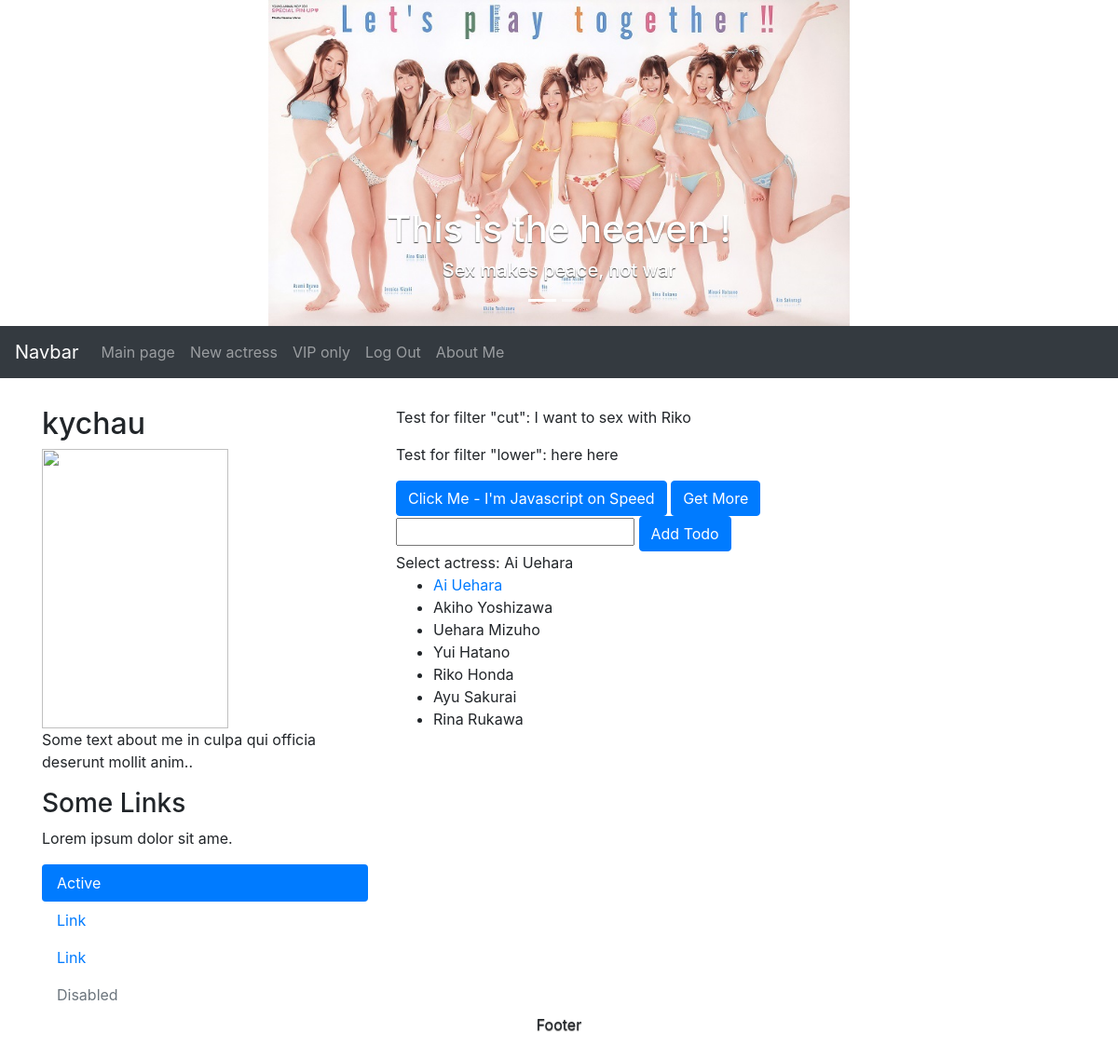
The app's page /jav/about (signed in) with its own data.
### jav/models.py (models this page shows, shortened)
class Actress(models.Model):
    name = models.CharField(max_length=128, unique=True)
    view = models.IntegerField(default=0)
    like = models.IntegerField(default=0)
    image = models.ImageField(upload_to='actress_images/', blank=True)
    slug = models.SlugField()

### jav/views.py (the view)
# urls.py: path('about', views.about, name='about'),
def about(request):
    return render(request, 'jav/about.html', {})

### jav/templatetags/jav_tags.py (called while the page is built)
@register.filter
def cut(value, arg):
    return value.replace(arg, '')

@register.filter
def lower(value):
    return value.lower()

@register.inclusion_tag('jav/all_actress_tag.html')
def show_actress(selected):
    actresses = Actress.objects.all()
    return {'actresses' : actresses, 'selected_actress': selected}

### jav/templates/jav/about.html (shortened to what this page needs)
{% extends 'base.html' %}
{% load jav_tags static %}
{% block body_block %}
<p>Test for filter "cut": {{ "I want to sex with Riko Ai"|cut:"Ai" }}</p>
<p>Test for filter "lower": {{ "HERE HERE" | lower }}</p>
<button id="about-btn" class="btn btn-primary"> Click Me - I'm Javascript on Speed</button>
<button id="get-more" class="btn btn-primary"> Get More</button>
<form method="POST" action="{% url 'add_todo' %}">
    <input id="item" type="text" />
    <button id="add-todo" class="btn btn-primary"> Add Todo</button>
</form>
{% show_actress selected="Ai Uehara" %}
{% endblock %}

### jav/templates/base.html (shortened to what this page needs)
{% load static %}
<!DOCTYPE html>
<html lang="en">
<head>
  <link rel="stylesheet" href="https://maxcdn.bootstrapcdn.com/bootstrap/4.1.0/css/bootstrap.min.css">
</head>
<body>
<div class="jumbotron text-center" style="margin-bottom:0">
    <div id="demo" class="carousel slide carousel-fade" data-ride="carousel" data-interval=1000 >
        <ul class="carousel-indicators">
            <li data-target="#demo" data-slide-to="0" class="active"></li>
            <li data-target="#demo" data-slide-to="1"></li>
        </ul>
        <div class="carousel-inner">
            <div class="carousel-item active">
                <img src="{% static '/jav/images/slide-1.jpg' %}" alt="Los Angeles">
                <div class="carousel-caption d-none d-md-block">
                    <h1> This is the heaven !</h1>
                    <h5> Sex makes peace, not war </h5>
                </div>
            </div>
        </div>
        <a class="carousel-control-prev" href="#demo" data-slide="prev">
            <span class="carousel-control-prev-icon"></span>
        </a>
        <a class="carousel-control-next" href="#demo" data-slide="next">
            <span class="carousel-control-next-icon"></span>
        </a>
    </div>
</div>
<nav class="navbar navbar-expand-sm bg-dark navbar-dark">
  <a class="navbar-brand" href="#">Navbar</a>
  <div class="collapse navbar-collapse" id="collapsibleNavbar">
    <ul class="navbar-nav">
        <li class="nav-item"><a class="nav-link" href="{% url 'index' %}"> Main page </a></li>
        {% if user.is_authenticated %}
        <li class="nav-item"><a class="nav-link" href="{% url 'add-actress' %}"> New actress </a></li>
        <li class="nav-item"><a class="nav-link" href="{% url 'restricted-site' %}"> VIP only </a></li>
        <li class="nav-item"><a class="nav-link" href="{% url 'user-logout' %}?next=/jav/"> Log Out </a></li>
        {% else %}
        <li class="nav-item"><a class="nav-link" href="{% url 'user-register' %}"> Register </a></li>
        <li class="nav-item"><a class="nav-link" href="{% url 'user-login' %}"> Log In </a></li>
        {% endif %}
        <li class="nav-item"><a class="nav-link" href="{% url 'about' %}"> About Me</a></li>
    </ul>
  </div>
</nav>
<div class="container" style="margin-top:30px">
  <div class="row">
    <div class="col-sm-4">
      {% if user.is_authenticated %}
      <h2>{{ user.username }}</h2>
      <img src="/jav{{ request.session.avatar_url }}" width="200px" height="300px" />
      {% else %}
      <h2>Guest</h2>
      <div class="fakeimg">Fake Image</div>
      {% endif %}
      <p>Some text about me in culpa qui officia deserunt mollit anim..</p>
      <h3>Some Links</h3>
      <p>Lorem ipsum dolor sit ame.</p>
      <ul class="nav nav-pills flex-column">
        <li class="nav-item">
          <a class="nav-link active" href="#">Active</a>
        </li>
        <li class="nav-item">
          <a class="nav-link" href="#">Link</a>
        </li>
        <li class="nav-item">
          <a class="nav-link" href="#">Link</a>
        </li>
        <li class="nav-item">
          <a class="nav-link disabled" href="#">Disabled</a>
        </li>
      </ul>
    </div>
    <div class="col-sm-8">
      {% block body_block %}
      {% endblock %}
    </div>
  </div>
</div>
<div class="jumbotron text-center" style="margin-bottom:0">
  <p>Footer</p>
</div>
</body>
</html>

### jav/templates/jav/all_actress_tag.html
{% if actresses %}
    <div> Select actress: {{ selected_actress }}</div>
    <ul>
    {% for actress in actresses %}
        {% if actress.name == selected_actress %}
        <li><a href="{% url 'actress-detail' actress.slug %}">{{ actress.name }}</a></li>
        {% else %}
        <li class> {{ actress.name }} </li>
        {% endif %}
    {% endfor %}
    </ul>
{% else %}
    <p> Nothing ! </p>
{% endif %}

### records on screen
Actress: name "Ai Uehara"
Actress: name "Akiho Yoshizawa"
Actress: name "Uehara Mizuho"
Actress: name "Yui Hatano"
Actress: name "Riko Honda"
Actress: name "Ayu Sakurai"
Actress: name "Rina Rukawa"

### other values on screen
{{ user.username }} "kychau"
{{ "I want to sex with Riko Ai"|cut:"Ai" }} "I want to sex with Riko"
{{ "HERE HERE" | lower }} "here here"
